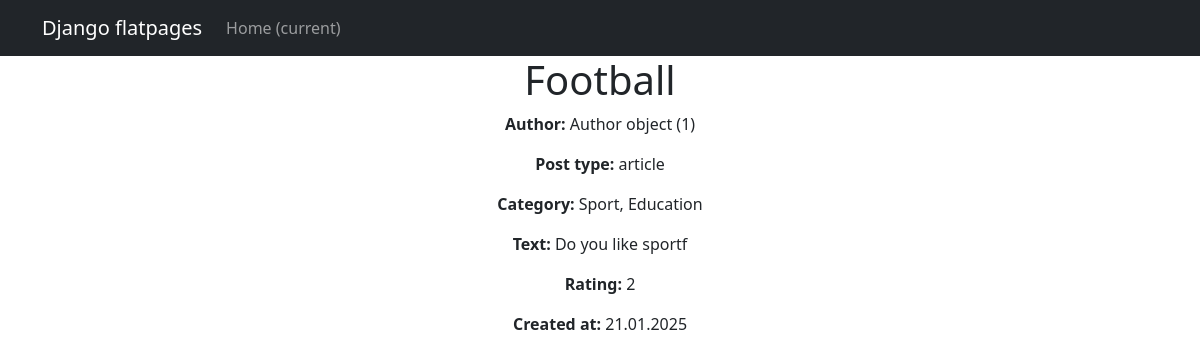
The page /news/1/ on the database its author committed.
### news/models.py (models this page shows, shortened)
class Post(models.Model):
    ARTICLE = 'AR'
    NEWS = 'NW'
    TYPES = (
        (ARTICLE, 'Статья'),
        (NEWS, 'Новость')
    )
    author = models.ForeignKey(Author, on_delete = models.CASCADE)
    post_type = models.CharField(max_length=2, choices= TYPES, default=ARTICLE)
    created_at = models.DateTimeField(auto_now_add=True)
    category = models.ManyToManyField(Category, through= 'PostCategory')
    title = models.CharField(max_length=255)
    text = models.TextField()
    rating = models.IntegerField(default=0)
    def __init__(self, *args, **kwargs):
        super().__init__(*args, **kwargs)  # Передаем аргументы корректно

class Author(models.Model):
    user = models.OneToOneField(User, on_delete= models.CASCADE)
    rating = models.IntegerField(default=0)

class Category(models.Model):
    name = models.CharField(max_length=255, unique = True)
    subscribers = models.ManyToManyField(User, related_name='subscribed_categories', blank=True)

### news/views.py (the view)
# urls.py: path('<int:pk>/', NewDetail.as_view(), name='new_detail'),
class NewDetail(DetailView):
    model = Post
    template_name = 'new.html'
    context_object_name = 'new'

### news/templatetags/custom_filters.py (called while the page is built)
@register.filter(name='censor')
def censor(value):
    for word in BAD_WORDS:
        value = value.replace(word, '*' * len(word))
    return value

### templates/new.html (shortened to what this page needs)
{% extends 'flatpages/default.html' %}
{% load custom_filters %}
{% block content %}
<h1>{{ new.title }}</h1>
<p><strong>Author:</strong> {{ object.author }}</p>
<p><strong>Post type:</strong> {{ new.post_type }}</p>
<p><strong>Category:</strong> {% for category in new.category.all %}
                       {{ category.name }}{% if not forloop.last %}, {% endif %}
                   {% endfor %}</p>
<p><strong>Text:</strong> {{ new.text|censor }}</p>
<p><strong>Rating:</strong> {{ new.rating }}</p>
<p><strong>Created at:</strong> {{ new.created_at|date:"d.m.Y" }}</p>
{% endblock content %}

### rows shown on the page
Post: title "Football", author "Author object (1)", post_type "article", text|censor "Do you like sportf", rating "2", created_at "21.01.2025"
Category: name "Sport"
Category: name "Education"
